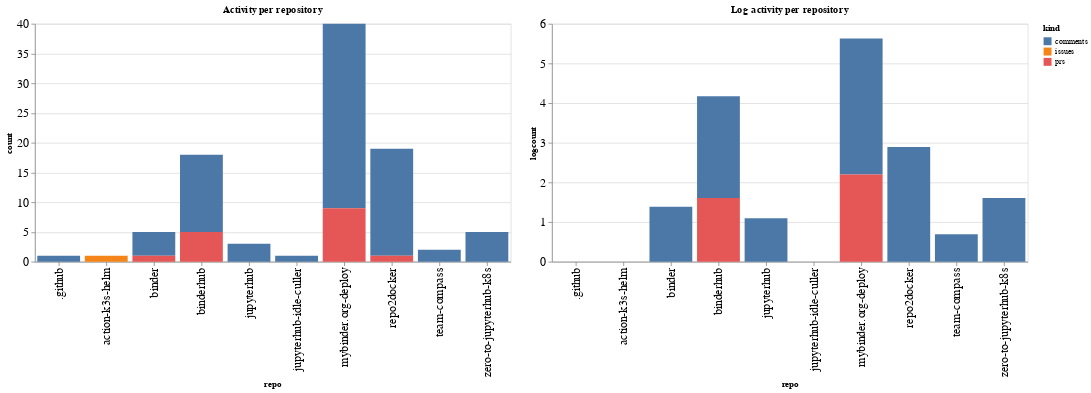

Notebook code cell kept with this figure:
### Code cell
ch1 = alt.Chart(repo_summaries, width=600, title="Activity per repository").mark_bar().encode(
    x='repo',
    y='count',
    color='kind',
    tooltip="kind"
)

ch2 = alt.Chart(repo_summaries, width=600, title="Log activity per repository").mark_bar().encode(
    x='repo',
    y='logcount',
    color='kind',
    tooltip="kind"
)

ch1 | ch2

### Figure 1 — Vega-Lite specification as saved in the notebook (floating-point values rounded to 4 significant figures)
{"config": {"axisLeft": {"labelFontSize": 15}, "axisBottom": {"labelFontSize": 15}}, "hconcat": [{"mark": "bar", "encoding": {"color": {"type": "nominal", "field": "kind"}, "tooltip": {"type": "nominal", "field": "kind"}, "x": {"type": "nominal", "field": "repo"}, "y": {"type": "quantitative", "field": "count"}}, "title": "Activity per repository", "width": 600}, {"mark": "bar", "encoding": {"color": {"type": "nominal", "field": "kind"}, "tooltip": {"type": "nominal", "field": "kind"}, "x": {"type": "nominal", "field": "repo"}, "y": {"type": "quantitative", "field": "logcount"}}, "title": "Log activity per repository", "width": 600}], "data": {"name": "data-b471bfa46e56335ce61d311c115a5af8"}, "$schema": "https://vega.github.io/schema/vega-lite/v4.8.1.json", "datasets": {"data-b471bfa46e56335ce61d311c115a5af8": [{"repo": ".github", "kind": "comments", "count": 1, "logcount": 0.0}, {"repo": "action-k3s-helm", "kind": "issues", "count": 1, "logcount": 0.0}, {"repo": "binder", "kind": "comments", "count": 4, "logcount": 1.386}, {"repo": "binder", "kind": "prs", "count": 1, "logcount": 0.0}, {"repo": "binderhub", "kind": "comments", "count": 13, "logcount": 2.565}, {"repo": "binderhub", "kind": "prs", "count": 5, "logcount": 1.609}, {"repo": "jupyterhub", "kind": "comments", "count": 3, "logcount": 1.099}, {"repo": "jupyterhub-idle-culler", "kind": "comments", "count": 1, "logcount": 0.0}, {"repo": "mybinder.org-deploy", "kind": "comments", "count": 31, "logcount": 3.434}, {"repo": "mybinder.org-deploy", "kind": "prs", "count": 9, "logcount": 2.197}, {"repo": "repo2docker", "kind": "comments", "count": 18, "logcount": 2.89}, {"repo": "repo2docker", "kind": "prs", "count": 1, "logcount": 0.0}, {"repo": "team-compass", "kind": "comments", "count": 2, "logcount": 0.6931}, {"repo": "zero-to-jupyterhub-k8s", "kind": "comments", "count": 5, "logcount": 1.609}]}}
